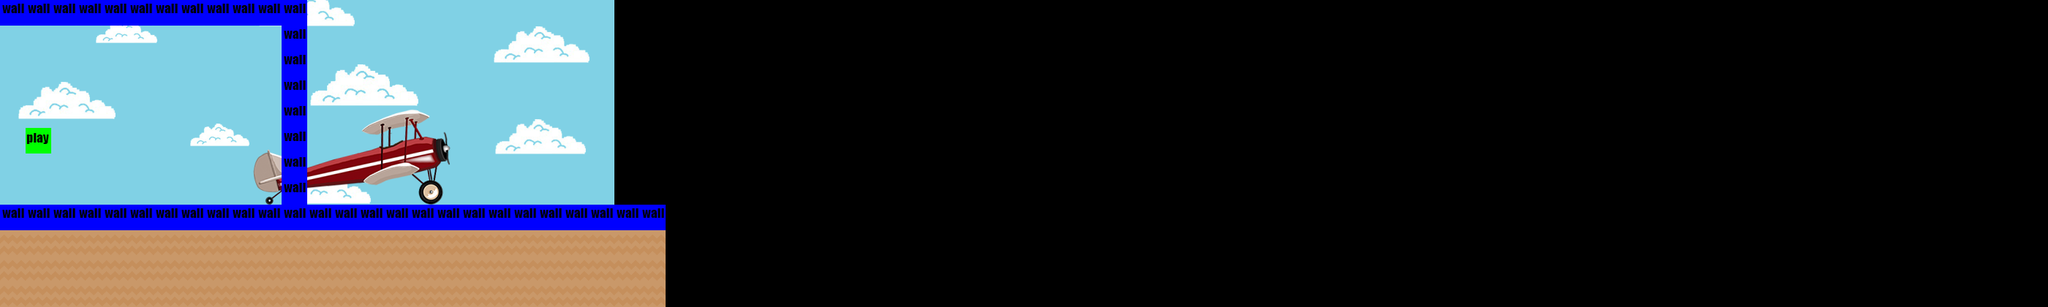

Below is a game level as drawn by its tile map, then a one-line description and the .tmx that defines it (tile-layer data replaced by summaries):
An orthogonal 80x12 tile map with 35x35 px tiles, 3 tile layers (parallax, Tile Layer 1, Colliders), 1 hidden layer not drawn, 1 image layer.

<map version="1.0" orientation="orthogonal" renderorder="right-down" width="80" height="12" tilewidth="35" tileheight="35" nextobjectid="1">
 <tileset firstgid="1" name="tileset_1" tilewidth="35" tileheight="35" spacing="1" margin="1" tilecount="165" columns="15">
  <image source="tileset_1.png" width="540" height="431" />
 </tileset>
 <imagelayer name="Background">
  <image source="Backgrounds/CloudsBiplane.png" width="840" height="420" />
  <properties>
   <property name="parallax" type="float" value="1" />
  </properties>
 </imagelayer>
 <layer name="parallax" width="80" height="12">
  <properties>
   <property name="parallax" type="float" value="0.9" />
  </properties>
  <data>[960 cells, 0 non-empty, 0 distinct tile ids]</data>
 </layer>
 <layer name="Tile Layer 1" width="80" height="12">
  <properties>
   <property name="collider_layer" type="bool" value="false" />
  </properties>
  <data>[960 cells, 104 non-empty, 2 distinct tile ids]</data>
 </layer>
 <layer name="Colliders" width="80" height="12">
  <properties>
   <property name="collider_layer" type="bool" value="true" />
  </properties>
  <data>[960 cells, 46 non-empty, 2 distinct tile ids]</data>
 </layer>
 <layer name="IsWalkable" width="80" height="12" visible="0">
  <properties>
   <property name="collider_layer" type="bool" value="true" />
  </properties>
  <data>[960 cells, 26 non-empty, 1 distinct tile ids]</data>
 </layer>
</map>
